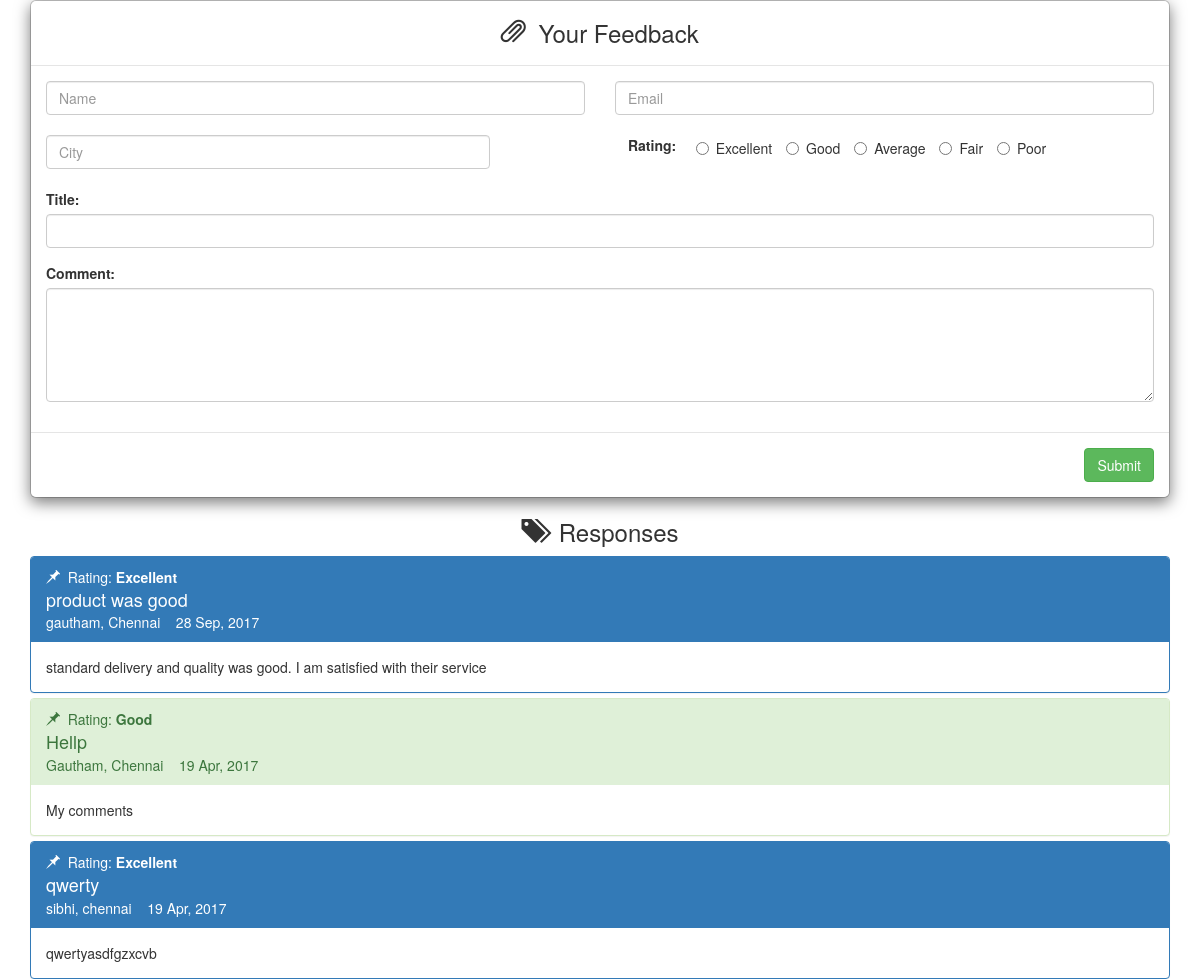
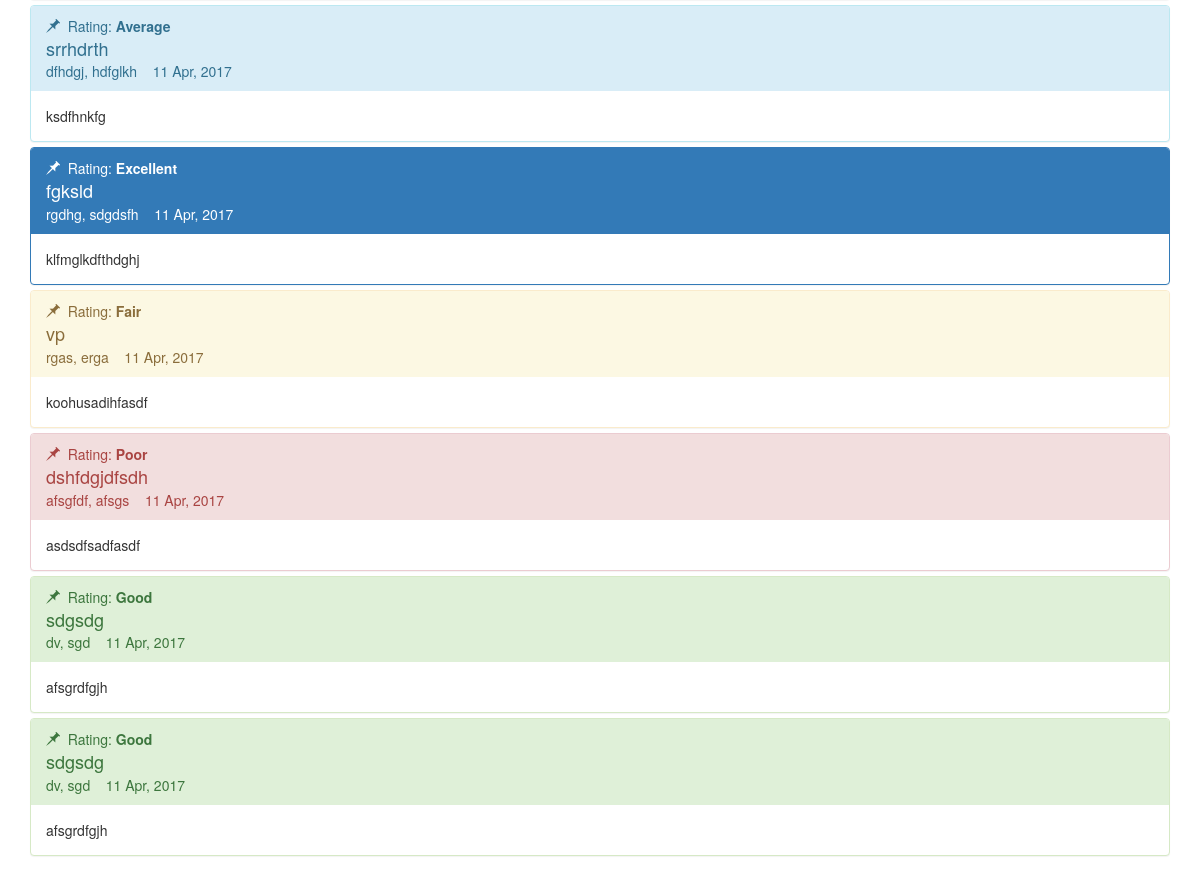
The page / on the database its author committed (2 pictures, top to bottom).
### tables this page shows
CREATE TABLE `feedback` (
  `id` int(11) NOT NULL,
  `rating` varchar(20) NOT NULL,
  `title` text NOT NULL,
  `name` varchar(50) NOT NULL,
  `mail` varchar(50) NOT NULL,
  `city` varchar(25) NOT NULL,
  `date` int(2) NOT NULL,
  `month` varchar(10) NOT NULL,
  `year` int(4) NOT NULL,
  `comment` text NOT NULL
);

### index.php (the view, shortened to what this page needs)
<!DOCTYPE html>
<html>
<head>
<link rel="stylesheet" href="http://maxcdn.bootstrapcdn.com/bootstrap/3.3.7/css/bootstrap.min.css">
</head>
<body>
<div class="container">
<form method="post" action="process.php">
<div class="modal-content">
<div class="modal-header">
<h3 class="modal-title" style="text-align: center;">
<span class="glyphicon glyphicon-paperclip"></span>&nbsp;&nbsp;Your Feedback</h3>
</div>
<div class="modal-body">
<div class="row">
  <div class="col-sm-6 ">
<input type="text" class="form-control" id="name" name="name" placeholder="Name" required>
  </div>
  <div class="col-sm-6 ">
  	<input type="email" class="form-control" id="email" name="email" placeholder="Email" required>
  </div>
</div><br>
<div class="row">
  <div class="col-sm-5">
<input type="text" class="form-control" id="city" name="city" placeholder="City" required>
</div>
<div class="col-sm-7">
  <center>
  <b>Rating:&nbsp;&nbsp;&nbsp;&nbsp;</b>
  <label class="radio-inline">
      <input type="radio" name="optradio" value="Excellent" required>Excellent
    </label>
    <label class="radio-inline">
      <input type="radio" name="optradio" value="Good">Good
    </label>
    <label class="radio-inline">
      <input type="radio" name="optradio" value="Average">Average
    </label>
    <label class="radio-inline">
      <input type="radio" name="optradio" value="Fair">Fair
    </label>
    <label class="radio-inline">
      <input type="radio" name="optradio" value="Poor">Poor
    </label></center>
  </div>
</div>
<br>
<div class="row">
  <div class="col-sm-12">
<div class="form-group">
  <label for="usr">Title:</label>
  <input type="text" class="form-control" id="title" name="title" required>
</div>
</div>
</div>
<div class="row">
  <div class="col-sm-12">
<div class="form-group">
  <label for="comment">Comment:</label>
  <textarea class="form-control" rows="5" id="comment" name="comment" required></textarea>
</div>
</div>
</div>
</div>
<div class="modal-footer">
<input type="submit" class="btn btn-success" value="Submit">
</div>
</div>
</form>
<h3 style="text-align: center;"><span class="glyphicon glyphicon-tags"></span>&nbsp;&nbsp;Responses</h3>
<?php
$servername = "localhost";
$username = "root";
$password = "gautham";
$dbname = "response";
$conn = mysqli_connect($servername, $username, $password, $dbname);
$sql = "SELECT * FROM feedback ORDER BY id DESC";
$result = mysqli_query($conn, $sql);
if (mysqli_num_rows($result) > 0) {
echo "<div class='panel-group'>";
    while($row = mysqli_fetch_assoc($result)) {
if($row["rating"]=="Excellent"){
    echo '<div class="panel panel-primary">';
}
if($row["rating"]=="Good"){
    echo '<div class="panel panel-success">';
}
if($row["rating"]=="Average"){
    echo '<div class="panel panel-info">';
}
if($row["rating"]=="Fair"){
    echo '<div class="panel panel-warning">';
}
if($row["rating"]=="Poor"){
    echo '<div class="panel panel-danger">';
}
echo '
      <div class="panel-heading">
      <span class="glyphicon glyphicon-pushpin"></span>&nbsp;
      Rating: <b>'.$row["rating"].'</b><br><span style="font-size: 18px;">'
      .$row["title"].'</span><br>'
      .$row["name"].', '.$row["city"].'&nbsp;&nbsp;&nbsp;&nbsp;'.$row["date"].' '.$row["month"].', '.$row["year"].'
      </div>
      <div class="panel-body">'.$row["comment"].'
      </div>
    </div>
';
    }
echo "</div>";
} else {
	echo '<div class="alert alert-info">
    <strong>No Feedbacks</strong>
    </div>';
}
?>
</div>
</body>
</html>

### rows shown on the page
feedback: rating "Excellent", title "product was good", name "gautham", city "Chennai", date "28", month "Sep", year "2017", comment "standard delivery and quality was good. I am satisfied with their service"
feedback: rating "Good", title "Hellp", name "Gautham", city "Chennai", date "19", month "Apr", year "2017", comment "My comments"
feedback: rating "Excellent", title "qwerty", name "sibhi", city "chennai", date "19", month "Apr", year "2017", comment "qwertyasdfgzxcvb"
feedback: rating "Average", title "srrhdrth", name "dfhdgj", city "hdfglkh", date "11", month "Apr", year "2017", comment "ksdfhnkfg"
feedback: rating "Excellent", title "fgksld", name "rgdhg", city "sdgdsfh", date "11", month "Apr", year "2017", comment "klfmglkdfthdghj"
feedback: rating "Fair", title "vp", name "rgas", city "erga", date "11", month "Apr", year "2017", comment "koohusadihfasdf"
feedback: rating "Poor", title "dshfdgjdfsdh", name "afsgfdf", city "afsgs", date "11", month "Apr", year "2017", comment "asdsdfsadfasdf"
feedback: rating "Good", title "sdgsdg", name "dv", city "sgd", date "11", month "Apr", year "2017", comment "afsgrdfgjh"
feedback: rating "Good", title "sdgsdg", name "dv", city "sgd", date "11", month "Apr", year "2017", comment "afsgrdfgjh"
